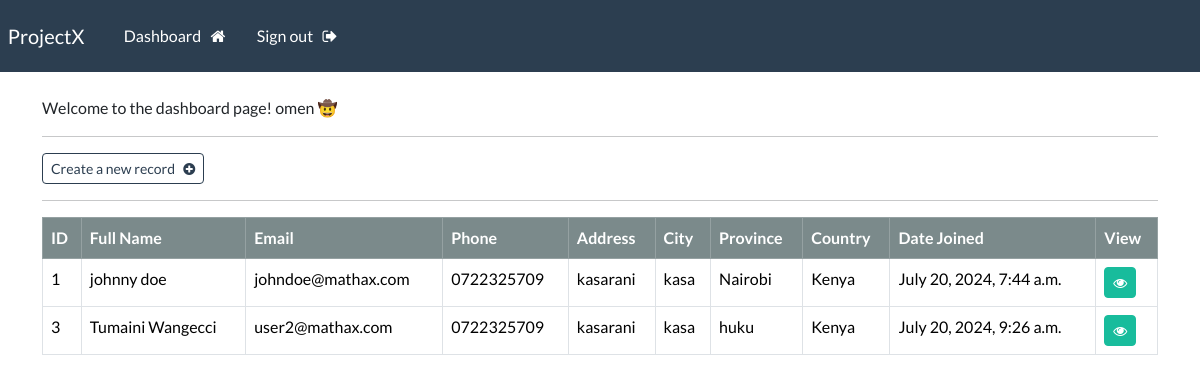
The page /dashboard (signed in) on the database its author committed.
### webapp/models.py (models this page shows, shortened)
class Record(models.Model): # an id is normally added by django
    creation_date = models.DateTimeField(auto_now_add=True)
    first_name = models.CharField(max_length=100)
    last_name = models.CharField(max_length=100)
    email = models.CharField(max_length=255)
    phone = models.CharField(max_length=20)
    address = models.CharField(max_length=300)
    city = models.CharField(max_length=255)
    province = models.CharField(max_length=200)
    country = models.CharField(max_length=125)

### webapp/views.py (the view)
# urls.py: path('dashboard', views.dashboard, name='dashboard'),
@login_required(login_url='my-login') # ensures that only authorized users access dashboard
def dashboard(request):
    my_records = Record.objects.all()
    context = {'records' : my_records}
    return render(request, 'webapp/dashboard.html', context=context)

### webapp/templates/webapp/dashboard.html (shortened to what this page needs)
{% extends 'webapp/base.html'%}
{% block content %}
</h5>Welcome to the dashboard page! {{user}} 🤠</>
<hr>
<a class='btn btn-outline-primary btn-sm' href="{%url 'create-record' %}" >Create a new record &nbsp; <i class="fa fa-plus-circle" aria-hidden="true"></i>
</a>
<hr>
<table class='table table-hover table-bordered'>
    <thead class="table-dark">
        <tr>
            <th scope="col">ID</th>
            <th scope="col">Full Name</th>
            <th scope="col">Email</th>
            <th scope="col">Phone</th>
            <th scope="col">Address</th>
            <th scope="col">City</th>
            <th scope="col">Province</th>
            <th scope="col">Country</th>
            <th scope="col">Date Joined</th>
            <th scope="col">View</th>
        </tr>
    </thead>
    <tbody>
        {% if records %}
        {%for record in records %}
        <tr>
            <td>{{record.id}}</td>
            <td>{{record.first_name}} {{record.last_name}}</td>
            <td>{{record.email}}</td>
            <td>{{record.phone}}</td>
            <td>{{record.address}}</td>
            <td>{{record.city}}</td>
            <td>{{record.province}}</td>
            <td>{{record.country}}</td>
            <td>{{record.creation_date}}</td>
            <td><a href="{% url 'record' record.id %}" class="btn btn-success btn-sm"><i class="fa fa-eye" aria-hidden="true"></i>
            </a></td>
        </tr>
        {%endfor%}
        {% endif %}
    </tbody>
</table>
{% endblock %}

### webapp/templates/webapp/base.html (shortened to what this page needs)
{% load static %}
<!DOCTYPE html>
<html>
    <head>
        <link rel="stylesheet" type="text/css" href="https://bootswatch.com/5/flatly/bootstrap.min.css">
        <link rel="stylesheet" type="text/css" href="{% static 'css/styles.css' %}">
        <link rel="stylesheet" href="https://cdnjs.cloudflare.com/ajax/libs/font-awesome/4.7.0/css/font-awesome.min.css">
    </head>
    <body>
        {% include 'webapp/navbar.html'%}
        <div class="container">
            <br>
            {% block content %}
            {% endblock %}
        </div>
    </body>
</html>

### webapp/templates/webapp/navbar.html (shortened to what this page needs)
<nav class="navbar navbar-expand-lg navbar-dark bg-primary justify-content-center">
    <a class="navbar-brand main-heading" href="{% url '' %}">
      &nbsp; ProjectX
    </a>
      <div class="collapse navbar-collapse text-center" id="navbarNavDropdown">
        <ul class="navbar-nav mr-auto">
          {% if user.is_authenticated %}
            <li class="nav-item">
              <a class="nav-link" href="{% url 'dashboard' %}">Dashboard &nbsp; <i class="fa fa-home" aria-hidden="true"></i> </a>
            </li>
            <li class="nav-item">
              <a class="nav-link" href="{% url 'user-logout' %}">Sign out &nbsp; <i class="fa fa-sign-out" aria-hidden="true"></i> </a>
            </li>
        </ul>
        {% endif %}
      </div>
  </nav>

### rows shown on the page
Record: id "1", first_name "johnny", last_name "doe", email "johndoe@mathax.com", phone "0722325709", address "kasarani", city "kasa", province "Nairobi", country "Kenya", creation_date "July 20, 2024, 7:44 a.m."
Record: id "3", first_name "Tumaini", last_name "Wangecci", email "user2@mathax.com", phone "0722325709", address "kasarani", city "kasa", province "huku", country "Kenya", creation_date "July 20, 2024, 9:26 a.m."

### other values the page prints
{{ user }} "omen"
